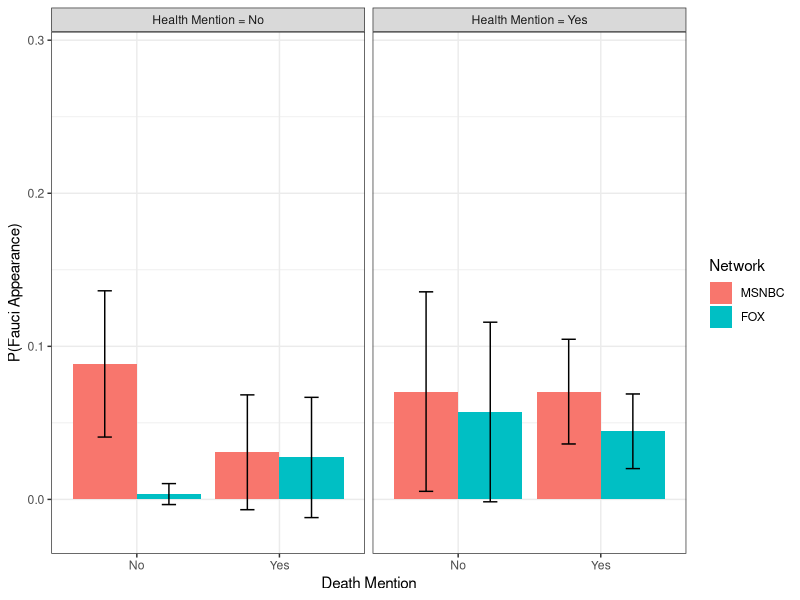

Here is the R script that generated this plot:
setwd('/Users/brycedietrich/finding_fauci_replication/')

library(MASS)
library(ggplot2)

#re-estimate table 2
image_results<-read.csv('data/final_celebrity_results.csv',as.is=T)

#make fox baseline
image_results$network2<-factor(image_results$network,levels=c('fox','cnn','msnbc'))

#set week 9 to zero so the intercept is meaningful
image_results$week2<-image_results$week-9

#negative binomial regressions with offsets
mod1<-glm.nb(fauci~network2+offset(log(cc)),data=image_results)
mod2<-glm.nb(fauci~network2*week2+offset(log(cc)),data=image_results)

#subset image data to only include complete cases
image_results<-image_results[names(residuals(mod2)),]

#create ID
image_results$id<-paste(image_results$show,image_results$week,image_results$year,sep='_')

#load text restuls and create ID
text_results<-read.csv('data/final_caption_results.csv',as.is=T)
text_results$id<-paste(text_results$show,text_results$week,text_results$year,sep='_')

#merge results
results<-merge(image_results,text_results[,c('id','death_text','health_text')])

#set week 9 to zero so the intercept is meaningful
results$week2<-results$week-9

#make fox baseline
results$network2<-factor(results$network,levels=c('fox','cnn','msnbc'))

#create binary variable discussed on page 13 in the main text
my_shows<-unique(results$show)
for(my_show in my_shows){
  results[results$show==my_show,'mentions_health2']<-ifelse(results[results$show==my_show,'health_text']>median(results[results$show==my_show,'health_text'],na.rm=T),1,0)
  results[results$show==my_show,'mentions_death2']<-ifelse(results[results$show==my_show,'death_text']>median(results[results$show==my_show,'death_text'],na.rm=T),1,0)
}

#estimate negative binomial regression with offset
mod1<-glm.nb(fauci~network2*mentions_death2*mentions_health2+offset(log(cc)),data=results)

#create plot data
plot_dat<-rep(0,6)
my_deaths<-c(0,1)
my_healths<-c(0,1)
my_networks<-c('cnn','fox','msnbc')
for(my_network in my_networks){
  for(my_death in my_deaths){
    for(my_health in my_healths){
      temp_pred<-predict(mod1,data.frame(mentions_death2=my_death,mentions_health2=my_health,network2=my_network,cc=median(results[results$network==my_network,'cc'],na.rm=T)),type='response',se.fit=T)$fit
      temp_se<-predict(mod1,data.frame(mentions_death2=my_death,mentions_health2=my_health,network2=my_network,cc=median(results[results$network==my_network,'cc'],na.rm=T)),type='response',se.fit=T)$se.fit
      temp_upper<-temp_pred+1.96*temp_se
      temp_lower<-temp_pred-1.96*temp_se
      temp_row<-c(my_network,my_death,my_health,temp_lower,temp_pred,temp_upper)
      plot_dat<-rbind(plot_dat,temp_row)
    }
  }
}
plot_dat<-data.frame(plot_dat[-1,],stringsAsFactors = F)
names(plot_dat)<-c('Network','Death Mention','Health Mention','lower','fit','upper')
plot_dat$lower<-as.numeric(plot_dat$lower)
plot_dat$fit<-as.numeric(plot_dat$fit)
plot_dat$upper<-as.numeric(plot_dat$upper)
plot_dat$Network<-toupper(plot_dat$Network)
plot_dat$`Death Mention`<-ifelse(plot_dat$`Death Mention`==1,'Yes','No')
plot_dat$`Health Mention`<-ifelse(plot_dat$`Health Mention`==1,'Health Mention = Yes','Health Mention = No')

###msnbc plot
plot_dat$Network2<-plot_dat$Network
plot_dat$Network<-factor(plot_dat$Network2,levels=c('MSNBC','CNN','FOX'))

png(filename="output/figure5.png", units = 'px', width=543*20, height=357*20,res=2000)
p<-ggplot(data=plot_dat[plot_dat$Network%in%c('MSNBC','FOX'),], aes(x=`Death Mention`, y=fit, fill=Network)) +
  geom_bar(stat="identity", position=position_dodge())+
  ylim(c(-0.02,0.29))+
  geom_errorbar(aes(ymin=lower, ymax=upper), width=.2,
                position=position_dodge(.9))+
  ylab('P(Fauci Appearance)')+
  theme_bw()
p <- p + facet_grid(. ~ `Health Mention`)
p
dev.off()
